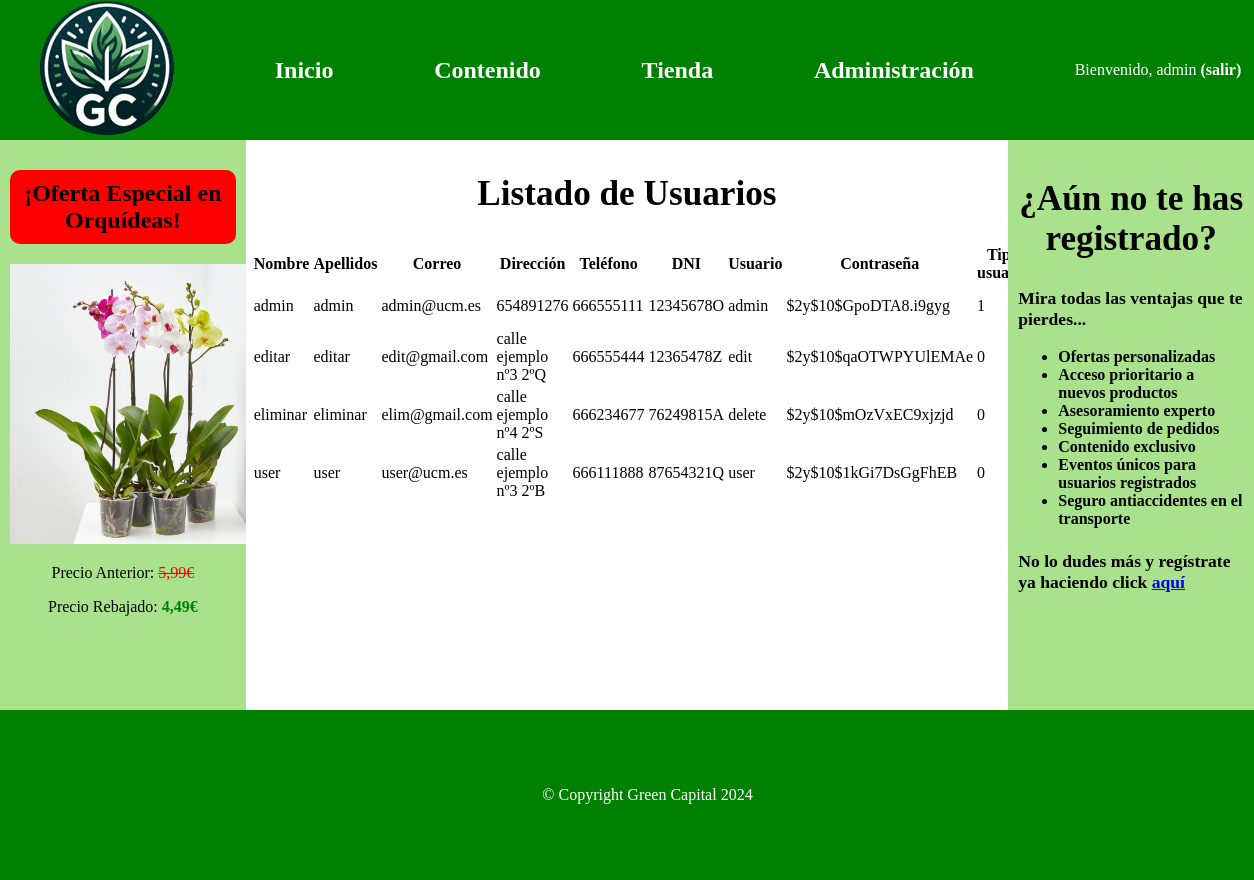
/Practica2/adminUsuarios.php (signed in), run on the app's committed database.
### tables this page shows
CREATE TABLE `usuarios` (
  `Nombre` varchar(20) NOT NULL,
  `Apellidos` varchar(50) NOT NULL,
  `Correo` varchar(50) NOT NULL,
  `Direccion` varchar(100) DEFAULT NULL,
  `Telefono` int(9) DEFAULT NULL,
  `DNI` varchar(9) NOT NULL PRIMARY KEY,
  `Usuario` varchar(20) NOT NULL,
  `Contrasena` varchar(20) DEFAULT NULL,
  `Tipo` int(1) NOT NULL
);

### Practica2/usuarioDAO.php (called while the page is built, shortened)
<?php
    class Usuario{
        public static function showTable(){
            $conn = BD::getInstance()->getConexion();
            $query = "SELECT * FROM usuarios";
            $result = $conn->query($query);
            $usuarios = array();
            if ($result->num_rows > 0) {
                while($row = $result->fetch_assoc()) {
                    $usuarios[] = $row;
                }
            }
            return $usuarios;
        }
    }
?>

### Practica2/includes/vistas/helpers/adminUsuarios.php (the view)
<?php
function buildTablaUsuarios($usuarios){
    $tablaUsuarios = <<<EOS
    <table>
    <tr>
    <th>Nombre</th>
    <th>Apellidos</th>
    <th>Correo</th>
    <th>Dirección</th>
    <th>Teléfono</th>
    <th>DNI</th>
    <th>Usuario</th>
    <th>Contraseña</th>
    <th>Tipo usuario</th>
    </tr>
    EOS;
    foreach ($usuarios as $usuario) {
        $tablaUsuarios .= <<<EOS
        <tr>
        <td>{$usuario['Nombre']}</td>
        <td>{$usuario['Apellidos']}</td>
        <td>{$usuario['Correo']}</td>
        <td>{$usuario['Direccion']}</td>
        <td>{$usuario['Telefono']}</td>
        <td>{$usuario['DNI']}</td>
        <td>{$usuario['Usuario']}</td>
        <td>{$usuario['Contrasena']}</td>
        <td>{$usuario['Tipo']}</td>
        <td>
            <button onclick="location.href='editar.php?user={$usuario['Usuario']}'">Editar</button>
            <button onclick="location.href='eliminar.php?user={$usuario['Usuario']}'">Eliminar</button>
        </td>
        </tr>
        EOS;
    }
    $tablaUsuarios .= "</table>";
    return $tablaUsuarios;
}
?>

### Practica2/css/estilo.css (style rules this page uses)
body { margin: 0; width:100%; }
button, a.boton { border: 1px solid black; font-size: 0.9em; font-family: Arial; font-weight: 400; }

### data on the page
usuarios: Nombre "admin", Apellidos "admin", Correo "admin@ucm.es", Direccion "654891276", Telefono "666555111", DNI "12345678O", Usuario "admin", Contrasena "$2y$10$GpoDTA8.i9gyg", Tipo "1"
usuarios: Nombre "editar", Apellidos "editar", Correo "edit@gmail.com", Direccion "calle ejemplo nº3 2ºQ", Telefono "666555444", DNI "12365478Z", Usuario "edit", Contrasena "$2y$10$qaOTWPYUlEMAe", Tipo "0"
usuarios: Nombre "eliminar", Apellidos "eliminar", Correo "elim@gmail.com", Direccion "calle ejemplo nº4 2ºS", Telefono "666234677", DNI "76249815A", Usuario "delete", Contrasena "$2y$10$mOzVxEC9xjzjd", Tipo "0"
usuarios: Nombre "user", Apellidos "user", Correo "user@ucm.es", Direccion "calle ejemplo nº3 2ºB", Telefono "666111888", DNI "87654321Q", Usuario "user", Contrasena "$2y$10$1kGi7DsGgFhEB", Tipo "0"

### other printed values
$_SESSION['username'] "admin"
